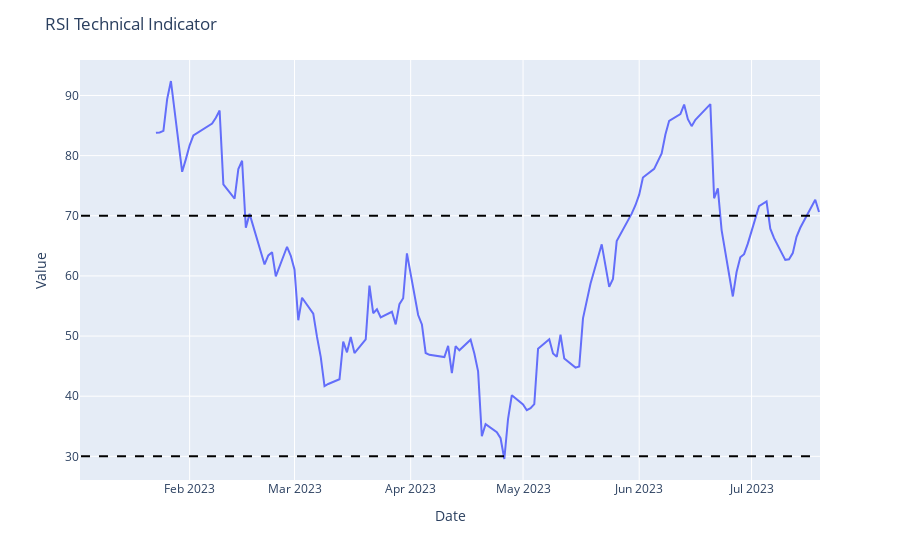

The notebook cell this image was saved under:
### Code cell
fig = px.line(x=tsla_df.index, y=tsla_df.RSI)

# Add labels to axes
fig.update_layout(
    xaxis_title='Date',
    yaxis_title='Value',
    title='RSI Technical Indicator'
)

# Add dotted horizontal lines at 30 and 70
fig.add_shape(
    type='line',
    x0=tsla_df.index.min(),
    x1=tsla_df.index.max(),
    y0=30,
    y1=30,
    line=dict(color='red', dash='dash')
)

fig.add_shape(
    type='line',
    x0=tsla_df.index.min(),
    x1=tsla_df.index.max(),
    y0=70,
    y1=70,
    line=dict(color='red', dash='dash')
)

# Show the figure
fig.show()

### Figure 1 — Plotly figure (JSON) as saved in the notebook; plotly's stock layout.template omitted (floating-point values rounded to 4 significant figures; data arrays with more than 128 entries replaced by an {"elided": "..."} marker saying what was removed)
{"data": [{"hovertemplate": "x=%{x}<br>y=%{y}<extra></extra>", "legendgroup": "", "line": {"color": "#636efa", "dash": "solid"}, "marker": {"symbol": "circle"}, "mode": "lines", "name": "", "orientation": "v", "showlegend": false, "type": "scatter", "x": {"elided": "136 str values"}, "xaxis": "x", "y": {"elided": "136 float values"}, "yaxis": "y"}], "layout": {"legend": {"tracegroupgap": 0}, "margin": {"t": 60}, "shapes": [{"line": {"color": "black", "dash": "dash"}, "type": "line", "x0": "2023-01-03T00:00:00", "x1": "2023-07-19T00:00:00", "y0": 30, "y1": 30}, {"line": {"color": "black", "dash": "dash"}, "type": "line", "x0": "2023-01-03T00:00:00", "x1": "2023-07-19T00:00:00", "y0": 70, "y1": 70}], "title": {"text": "RSI Technical Indicator"}, "xaxis": {"anchor": "y", "domain": [0, 1], "title": {"text": "Date"}}, "yaxis": {"anchor": "x", "domain": [0, 1], "title": {"text": "Value"}}}}
